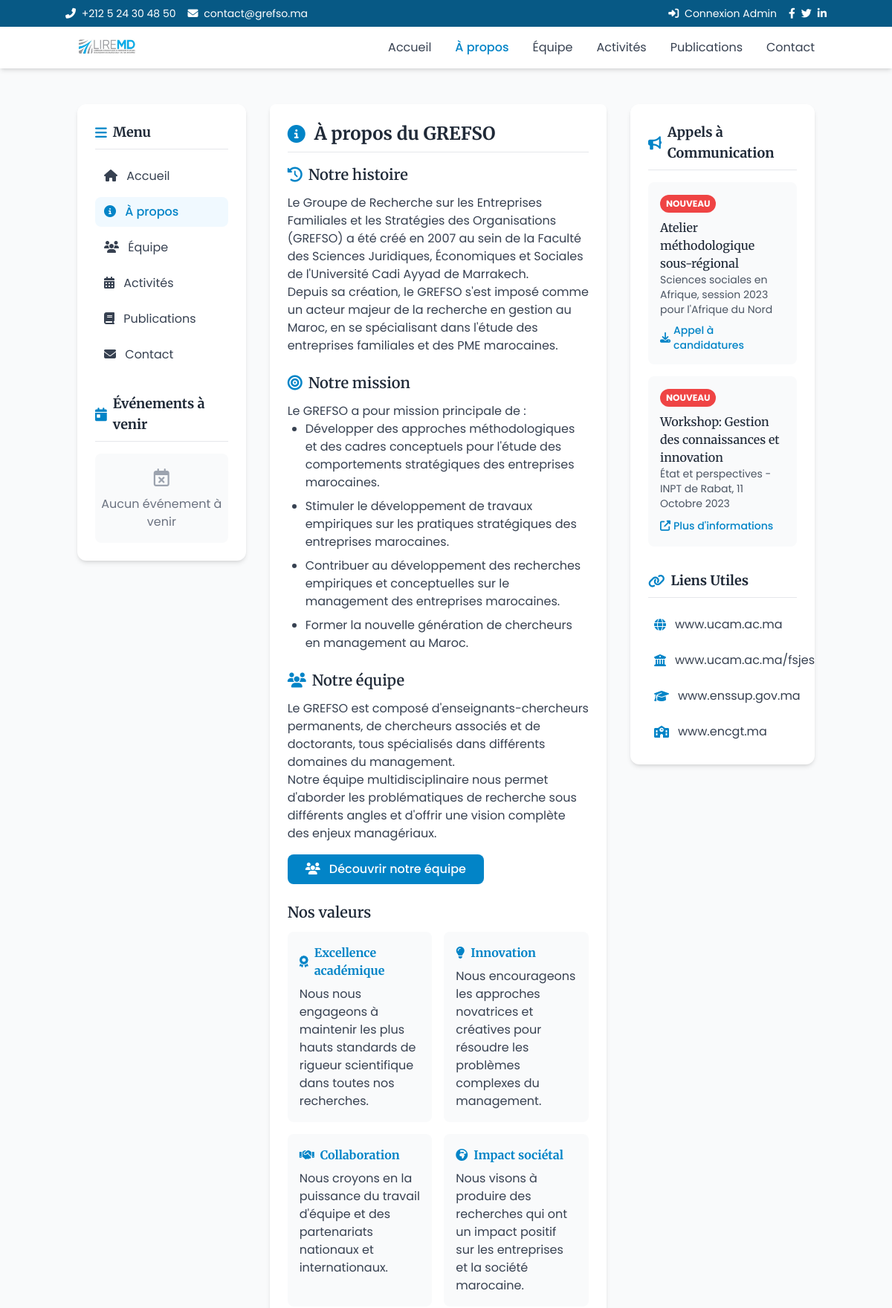
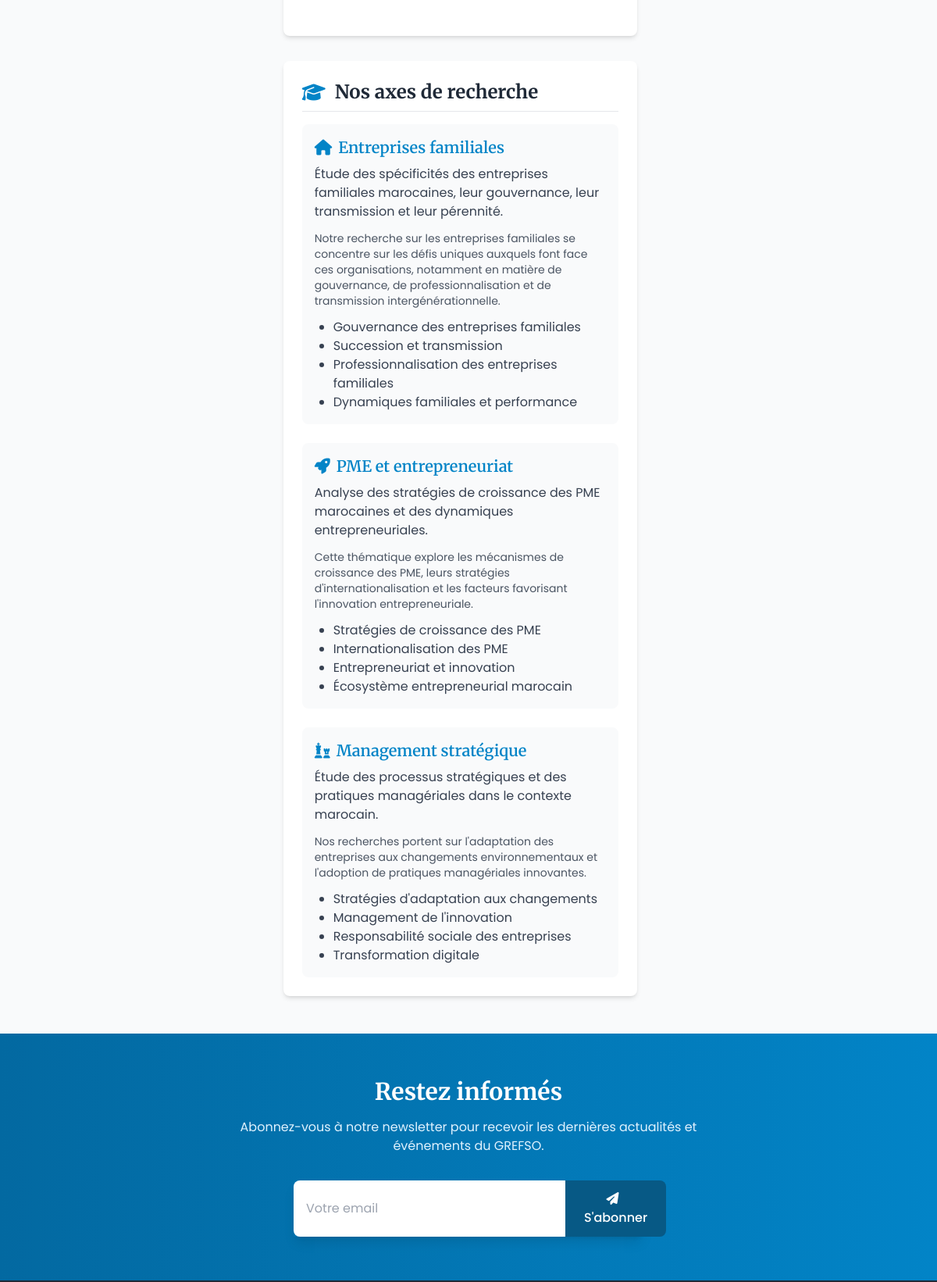
Page /about.php (upper part) on the committed database (2 pictures, top to bottom).
### tables this page shows
CREATE TABLE IF NOT EXISTS about_sections (
    id INT AUTO_INCREMENT PRIMARY KEY,
    section_key VARCHAR(50) NOT NULL UNIQUE,
    title VARCHAR(255) NOT NULL,
    content TEXT NOT NULL,
    icon VARCHAR(50) DEFAULT 'fas fa-info-circle',
    display_order INT DEFAULT 0,
    is_active BOOLEAN DEFAULT TRUE,
    created_at TIMESTAMP DEFAULT CURRENT_TIMESTAMP,
    updated_at TIMESTAMP DEFAULT CURRENT_TIMESTAMP ON UPDATE CURRENT_TIMESTAMP
);

CREATE TABLE IF NOT EXISTS about_values (
    id INT AUTO_INCREMENT PRIMARY KEY,
    title VARCHAR(100) NOT NULL,
    description TEXT NOT NULL,
    icon VARCHAR(50) DEFAULT 'fas fa-star',
    color VARCHAR(20) DEFAULT 'primary-600',
    display_order INT DEFAULT 0,
    is_active BOOLEAN DEFAULT TRUE,
    created_at TIMESTAMP DEFAULT CURRENT_TIMESTAMP
);

CREATE TABLE IF NOT EXISTS research_areas (
    id INT AUTO_INCREMENT PRIMARY KEY,
    title VARCHAR(255) NOT NULL,
    description TEXT NOT NULL,
    detailed_description TEXT,
    icon VARCHAR(50) DEFAULT 'fas fa-search',
    color VARCHAR(20) DEFAULT 'primary-600',
    research_points JSON,  
    display_order INT DEFAULT 0,
    is_active BOOLEAN DEFAULT TRUE,
    created_at TIMESTAMP DEFAULT CURRENT_TIMESTAMP,
    updated_at TIMESTAMP DEFAULT CURRENT_TIMESTAMP ON UPDATE CURRENT_TIMESTAMP
);

CREATE TABLE IF NOT EXISTS calls (
    id INT AUTO_INCREMENT PRIMARY KEY,
    title VARCHAR(255) NOT NULL,
    description TEXT NOT NULL,
    is_new BOOLEAN DEFAULT TRUE,
    link VARCHAR(255),
    link_text VARCHAR(100),
    icon VARCHAR(50) DEFAULT 'fas fa-download',
    is_active BOOLEAN DEFAULT TRUE,
    created_at TIMESTAMP DEFAULT CURRENT_TIMESTAMP
);

CREATE TABLE IF NOT EXISTS useful_links (
    id INT AUTO_INCREMENT PRIMARY KEY,
    title VARCHAR(100) NOT NULL,
    url VARCHAR(255) NOT NULL,
    icon VARCHAR(50) DEFAULT 'fas fa-link',
    is_active BOOLEAN DEFAULT TRUE,
    display_order INT DEFAULT 0
);

### about.php (the view, shortened to what this page needs)
<?php
require_once 'includes/config.php';
include_once 'includes/header.php';
include_once 'includes/sidebar-left.php';
$about_query = "SELECT * FROM about_sections WHERE is_active = 1 ORDER BY display_order";
$about_result = mysqli_query($conn, $about_query);
$values_query = "SELECT * FROM about_values WHERE is_active = 1 ORDER BY display_order";
$values_result = mysqli_query($conn, $values_query);
$research_query = "SELECT * FROM research_areas WHERE is_active = 1 ORDER BY display_order";
$research_result = mysqli_query($conn, $research_query);
?>
<main class="lg:w-2/4">
    <article class="bg-white p-6 rounded-lg shadow-md mb-8" data-aos="fade-up">
        <h2 class="text-2xl font-bold mb-4 pb-2 border-b border-gray-200 flex items-center">
            <i class="fas fa-info-circle mr-3 text-primary-600"></i> À propos du GREFSO
        </h2>
        <?php if ($about_result && mysqli_num_rows($about_result) > 0): ?>
            <?php while ($section = mysqli_fetch_assoc($about_result)): ?>
                <div class="mb-6">
                    <h3 class="text-xl font-semibold mb-3 flex items-center">
                        <i class="<?php echo $section['icon']; ?> mr-2 text-primary-600"></i>
                        <?php echo htmlspecialchars($section['title']); ?>
                    </h3>
                    <div class="text-gray-700">
                        <?php echo $section['content']; ?>
                    </div>
                    <?php if ($section['section_key'] == 'team_intro'): ?>
                        <div class="mt-4">
                            <a href="team.php" class="inline-block bg-primary-600 hover:bg-primary-700 text-white px-6 py-2 rounded-lg font-medium transition duration-300">
                                <i class="fas fa-users mr-2"></i> Découvrir notre équipe
                            </a>
                        </div>
                    <?php endif; ?>
                </div>
            <?php endwhile; ?>
        <?php endif; ?>
        <?php if ($values_result && mysqli_num_rows($values_result) > 0): ?>
            <div class="mb-6">
                <h3 class="text-xl font-semibold mb-3">Nos valeurs</h3>
                <div class="grid grid-cols-1 md:grid-cols-2 gap-4">
                    <?php while ($value = mysqli_fetch_assoc($values_result)): ?>
                        <div class="p-4 bg-gray-50 rounded-lg">
                            <h4 class="font-bold text-<?php echo $value['color'] ?? 'primary-600'; ?> mb-2 flex items-center">
                                <i class="<?php echo $value['icon']; ?> mr-2"></i>
                                <?php echo htmlspecialchars($value['title']); ?>
                            </h4>
                            <p class="text-gray-700"><?php echo htmlspecialchars($value['description']); ?></p>
                        </div>
                    <?php endwhile; ?>
                </div>
            </div>
        <?php endif; ?>
    </article>
    <?php if ($research_result && mysqli_num_rows($research_result) > 0): ?>
    <article class="bg-white p-6 rounded-lg shadow-md" data-aos="fade-up" data-aos-delay="100">
        <h2 class="text-2xl font-bold mb-4 pb-2 border-b border-gray-200 flex items-center">
            <i class="fas fa-graduation-cap mr-3 text-primary-600"></i> Nos axes de recherche
        </h2>
        <div class="space-y-6">
            <?php while ($research = mysqli_fetch_assoc($research_result)):
                $research_points = json_decode($research['research_points'], true);
            ?>
                <div class="p-4 bg-gray-50 rounded-lg">
                    <h3 class="text-xl font-semibold mb-2 text-<?php echo $research['color'] ?? 'primary-600'; ?> flex items-center">
                        <i class="<?php echo $research['icon']; ?> mr-2"></i>
                        <?php echo htmlspecialchars($research['title']); ?>
                    </h3>
                    <p class="text-gray-700 mb-3"><?php echo htmlspecialchars($research['description']); ?></p>
                    <?php if (!empty($research['detailed_description'])): ?>
                        <p class="text-gray-600 mb-3 text-sm"><?php echo htmlspecialchars($research['detailed_description']); ?></p>
                    <?php endif; ?>
                    <?php if (!empty($research_points) && is_array($research_points)): ?>
                        <ul class="list-disc pl-6 text-gray-700">
                            <?php foreach ($research_points as $point): ?>
                                <li><?php echo htmlspecialchars($point); ?></li>
                            <?php endforeach; ?>
                        </ul>
                    <?php endif; ?>
                </div>
            <?php endwhile; ?>
        </div>
    </article>
    <?php endif; ?>
</main>
<?php
include_once 'includes/sidebar-right.php';
include_once 'includes/footer.php';
?>

### includes/sidebar-right.php
<aside class="lg:w-1/4">
    <div class="bg-white p-6 rounded-xl shadow-md h-fit sticky top-24" data-aos="fade-left">
        <div class="mb-8">
            <h3 class="text-lg font-bold mb-4 pb-2 border-b border-gray-200 flex items-center">
                <i class="fas fa-bullhorn mr-2 text-primary-600"></i> Appels à Communication
            </h3>
            <div class="space-y-4">
                <?php
                $calls_query = "SELECT * FROM calls WHERE is_active = 1 ORDER BY created_at DESC LIMIT 3";
                $calls_result = mysqli_query($conn, $calls_query);
                if ($calls_result && mysqli_num_rows($calls_result) > 0) {
                    while ($call = mysqli_fetch_assoc($calls_result)) {
                        ?>
                        <div class="p-4 bg-gray-50 rounded-lg hover:bg-gray-100 transition duration-200">
                            <?php if ($call['is_new']): ?>
                                <span class="new-badge bg-red-500 text-white text-xs font-bold px-2 py-1 rounded-full mb-2 inline-block">NOUVEAU</span>
                            <?php endif; ?>
                            <h4 class="font-medium"><?php echo $call['title']; ?></h4>
                            <p class="text-sm text-gray-600 mb-2"><?php echo $call['description']; ?></p>
                            <a href="<?php echo $call['link']; ?>" class="text-primary-600 hover:underline text-sm font-medium inline-flex items-center">
                                <i class="<?php echo $call['icon']; ?> mr-1"></i> <?php echo $call['link_text']; ?>
                            </a>
                        </div>
                        <?php
                    }
                } else {
                    echo '<div class="text-gray-500 text-center py-4 bg-gray-50 rounded-lg">
                        <i class="fas fa-exclamation-circle text-2xl mb-2 text-gray-400"></i>
                        <p>Aucun appel à communication</p>
                    </div>';
                }
                ?>
            </div>
        </div>
        <div>
            <h3 class="text-lg font-bold mb-4 pb-2 border-b border-gray-200 flex items-center">
                <i class="fas fa-link mr-2 text-primary-600"></i> Liens Utiles
            </h3>
            <ul class="space-y-2">
                <?php
                $links_query = "SELECT * FROM useful_links WHERE is_active = 1 ORDER BY display_order";
                $links_result = mysqli_query($conn, $links_query);
                if ($links_result && mysqli_num_rows($links_result) > 0) {
                    while ($link = mysqli_fetch_assoc($links_result)) {
                        ?>
                        <li>
                            <a href="<?php echo $link['url']; ?>" class="flex items-center p-2 text-gray-700 hover:bg-gray-50 rounded-lg transition duration-200" target="_blank">
                                <i class="<?php echo $link['icon']; ?> mr-3 text-primary-600"></i>
                                <span><?php echo $link['title']; ?></span>
                            </a>
                        </li>
                        <?php
                    }
                } else {
                    echo '<div class="text-gray-500 text-center py-4 bg-gray-50 rounded-lg">
                        <i class="fas fa-unlink text-2xl mb-2 text-gray-400"></i>
                        <p>Aucun lien disponible</p>
                    </div>';
                }
                ?>
            </ul>
        </div>
    </div>
</aside>

### assets/css/style.css (style rules this page uses)
:root { --primary-color: #0284c7; --primary-dark: #075985; --primary-light: #7dd3fc; --text-color: #1f2937; --text-light: #6b7280; --bg-color: #f9fafb; --white: #ffffff; }
html { scroll-behavior: smooth; scroll-padding-top: 80px; }
body { font-family: "Poppins", sans-serif; color: var(--text-color); line-height: 1.6; }
h1, h2, h3, h4, h5, h6 { font-family: "Merriweather", serif; }
.new-badge { animation: pulse 2s infinite; }

### rows in the picture
about_sections: title "Notre histoire", content "Le Groupe de Recherche sur les Entreprises Familiales et les Stratégies des Organisations (GREFSO) a été créé en 2007 au sein de la Faculté des Sciences Juridiques, Économiques et Sociales de l'Université Cadi Ayyad de Marrakech. Depuis sa création, le GREFSO s'est imposé comme un acteur majeur de la recherche en gestion au Maroc, en se spécialisant dans l'étude des entreprises familiales et des PME marocaines."
about_sections: title "Notre mission", content "Le GREFSO a pour mission principale de : Développer des approches méthodologiques et des cadres conceptuels pour l'étude des comportements stratégiques des entreprises marocaines. Stimuler le développement de travaux empiriques sur les pratiques stratégiques des entreprises marocaines. Contribuer au développement des recherches empiriques et conceptuelles sur le management des entreprises marocaines. Former la nouvelle génération de chercheurs en management au Maroc."
about_sections: title "Notre équipe", content "Le GREFSO est composé d'enseignants-chercheurs permanents, de chercheurs associés et de doctorants, tous spécialisés dans différents domaines du management. Notre équipe multidisciplinaire nous permet d'aborder les problématiques de recherche sous différents angles et d'offrir une vision complète des enjeux managériaux.", section_key "team_intro" (drawn)
about_values: title "Excellence académique", description "Nous nous engageons à maintenir les plus hauts standards de rigueur scientifique dans toutes nos recherches."
about_values: title "Innovation", description "Nous encourageons les approches novatrices et créatives pour résoudre les problèmes complexes du management."
about_values: title "Collaboration", description "Nous croyons en la puissance du travail d'équipe et des partenariats nationaux et internationaux."
about_values: title "Impact sociétal", description "Nous visons à produire des recherches qui ont un impact positif sur les entreprises et la société marocaine."
research_areas: title "Entreprises familiales", description "Étude des spécificités des entreprises familiales marocaines, leur gouvernance, leur transmission et leur pérennité.", detailed_description "Notre recherche sur les entreprises familiales se concentre sur les défis uniques auxquels font face ces organisations, notamment en matière de gouvernance, de professionnalisation et de transmission intergénérationnelle.", research_points "Gouvernance des entreprises familiales", research_points "Succession et transmission", research_points "Professionnalisation des entreprises familiales", research_points "Dynamiques familiales et performance"
research_areas: title "PME et entrepreneuriat", description "Analyse des stratégies de croissance des PME marocaines et des dynamiques entrepreneuriales.", detailed_description "Cette thématique explore les mécanismes de croissance des PME, leurs stratégies d'internationalisation et les facteurs favorisant l'innovation entrepreneuriale.", research_points "Stratégies de croissance des PME", research_points "Internationalisation des PME", research_points "Entrepreneuriat et innovation", research_points "Écosystème entrepreneurial marocain"
research_areas: title "Management stratégique", description "Étude des processus stratégiques et des pratiques managériales dans le contexte marocain.", detailed_description "Nos recherches portent sur l'adaptation des entreprises aux changements environnementaux et l'adoption de pratiques managériales innovantes.", research_points "Stratégies d'adaptation aux changements", research_points "Management de l'innovation", research_points "Responsabilité sociale des entreprises", research_points "Transformation digitale"
calls: is_new "NOUVEAU", title "Atelier méthodologique sous-régional", description "Sciences sociales en Afrique, session 2023 pour l'Afrique du Nord", link_text "Appel à candidatures"
calls: is_new "NOUVEAU", title "Workshop: Gestion des connaissances et innovation", description "État et perspectives - INPT de Rabat, 11 Octobre 2023", link_text "Plus d'informations"
useful_links: title "www.ucam.ac.ma"
useful_links: title "www.ucam.ac.ma/fsjes"
useful_links: title "www.enssup.gov.ma"
useful_links: title "www.encgt.ma"

### other values in the picture
$site_phone "+212 5 24 30 48 50"
$site_email "contact@grefso.ma"
$item['title'] "Accueil"
$item['title'] "À propos"
$item['title'] "Équipe"
$item['title'] "Activités"
$item['title'] "Publications"
$item['title'] "Contact"
